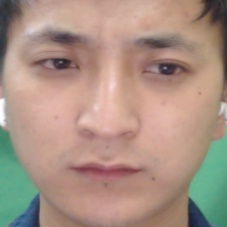
#> input picture testData/CAS-10/0001.jpg, 227 x 227 px
$ python TV-L1V5.py
#> lines starting #> are read from the running program, lines starting #| are printed output that depends on the picture; after the words box and inside, x2 and y2 are one past the last pixel; in counts of white or black regions, pixels touching at a corner belong together
# test two Flow picture
# 获取测试集光流图片
import cv2
import numpy as np
import json
import os

def get_videos(dir):
#> called with dir = 'testData'
    videos = {}
    for dirpath,_,filenames in os.walk(dir):
        pho_files = [f for f in filenames if f.endswith('.jpg')]
        if pho_files:
            frames = [os.path.join(dirpath, f) for f in pho_files]
            frames_sorted = sorted(frames, key = lambda x: int(os.path.splitext(os.path.basename(x))[0]))
            videos[dirpath] = frames_sorted
#> pass 2 of the loop in get_videos, `for dirpath,_,filenames in os.walk(dir):`:
    return videos

if __name__ == "__main__":

    crop_times = 2
    resize = 227

    current_dir = os.path.dirname(os.path.realpath(__file__))
    dir = os.path.join(current_dir, 'testData')
    videos = get_videos(dir)
    for video,frames in videos.items():
        # print("mmmmmmmmmmmmmmmmmm",video)
        # 读取两帧灰度图像
        start = frames[0]
        print(start)
        end = frames[-1]
        prev_gray = cv2.imread(start, cv2.IMREAD_GRAYSCALE)
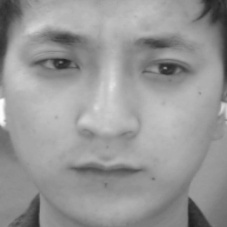
#> prev_gray: shape (227, 227); min 30, max 254, mean 151.6
        next_gray = cv2.imread(end, cv2.IMREAD_GRAYSCALE)

        # 使用特征点匹配估计全局运动
        orb = cv2.ORB_create(500)
        kp1, des1 = orb.detectAndCompute(prev_gray, None)
#> kp1 = 81 keypoints; strongest (x, y, size): (161, 66, 31), (165, 68, 31), (161, 64, 53.6), (161, 71, 53.6)
        kp2, des2 = orb.detectAndCompute(next_gray, None)
#> kp2 has the same summary as kp1

        bf = cv2.BFMatcher(cv2.NORM_HAMMING, crossCheck=True)
        matches = bf.match(des1, des2)
#> matches = 81 matches
        matches = sorted(matches, key=lambda x: x.distance)

        # 提取匹配点坐标
        pts1 = np.float32([kp1[m.queryIdx].pt for m in matches]).reshape(-1, 1, 2)
#> pts1 = 81 rows, first 8: [146, 42], [52, 59], [69, 61], [49, 62], [60, 62], [35, 63], [160, 64], [162, 64]
        pts2 = np.float32([kp2[m.trainIdx].pt for m in matches]).reshape(-1, 1, 2)
#> pts2 has the same summary as pts1

        # 估计仿射变换矩阵
        M, inliers = cv2.estimateAffinePartial2D(pts2, pts1, method=cv2.RANSAC, ransacReprojThreshold=5.0)
#> M = [[1, 0, 0], [0, 1, 0]]; inliers = 81 values from 1 to 1

        # 将其对齐到前一帧
        h, w = prev_gray.shape
#> h = 227; w = 227
        next_warped = cv2.warpAffine(next_gray, M, (w, h))

        # 创建 TV-L1 光流估计器
        optical_flow = cv2.optflow.DualTVL1OpticalFlow_create()
        optical_flow.setTau(0.25) # 时间步长 (time step)，较小值意味着收敛更稳定，但可能更慢。
        optical_flow.setLambda(0.2) # TV-L1 模型的平滑项权重 (smoothness weight)，平衡光滑和数据项。
        optical_flow.setTheta(0.4) # 主要用于增稳，取值通常在 0.3~0.5。
        optical_flow.setScalesNumber(5) # 金字塔层数，层数多可更好处理大位移，但速度更慢。
        optical_flow.setWarpingsNumber(5) # 	每层金字塔的迭代数。
        optical_flow.setEpsilon(0.01) # 迭代收敛的容差，越小收敛精度更高，代价是更慢。
        optical_flow.setInnerIterations(30) # 每层光流迭代的内循环次数。
        optical_flow.setOuterIterations(10) # 	每层光流迭代的外循环次数。
        optical_flow.setScaleStep(0.8) # 金字塔层之间的缩放系数。
        optical_flow.setGamma(0.0) # 亮度项的平滑参数（对比度权重）。
        optical_flow.setMedianFiltering(5) # 中值滤波核大小（0 关闭中值滤波，>0 启用）。
        optical_flow.setUseInitialFlow(False) # 是否使用初始光流（可选，若你有初始光流预测）。


        # 计算光流
        flow = optical_flow.calc(prev_gray, next_warped, None)
        # 计算平均光流
        mean_flow = np.mean(flow.reshape(-1, 2), axis=0)
#> mean_flow = [0, 0]
        # 减去平均光流
        flow = flow - mean_flow
        # # 双边滤波
        # flow[..., 0] = cv2.bilateralFilter(flow[..., 0], d=9, sigmaColor=75, sigmaSpace=75)
        # flow[..., 1] = cv2.bilateralFilter(flow[..., 1], d=9, sigmaColor=75, sigmaSpace=75)
        # 高斯滤波
        flow[..., 0] = cv2.GaussianBlur(flow[..., 0], (5, 5), 0)
        flow[..., 1] = cv2.GaussianBlur(flow[..., 1], (5, 5), 0)

        # 可视化光流
        magnitude, angle = cv2.cartToPolar(flow[..., 0], flow[..., 1])
#> magnitude: shape (227, 227) float32; every value is 0

        hsv = np.zeros((prev_gray.shape[0], prev_gray.shape[1], 3), dtype=np.uint8)
        hsv[..., 0] = angle * 180 / np.pi / 2
#> hsv: shape (227, 227, 3); every value is 0
        hsv[..., 1] = 255
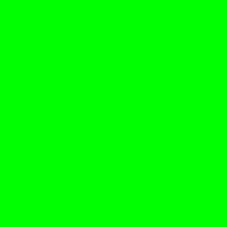
#> hsv: shape (227, 227, 3); mean of channels 0, 1, 2 0, 255, 0; drawn as B, G, R
        hsv[..., 2] = cv2.normalize(magnitude, None, 0, 255, cv2.NORM_MINMAX)
        flow_rgb = cv2.cvtColor(hsv, cv2.COLOR_HSV2BGR)
        # 与灰度图映射
        edges = cv2.Canny(prev_gray, 40, 120)
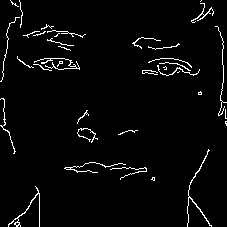
#> edges: shape (227, 227); 3.2% white in thin lines or dots
        edges_dilated = cv2.dilate(edges, None, iterations=2)
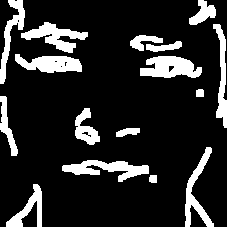
#> edges_dilated: shape (227, 227); 15.9% white; 16 white regions, largest, box (x1, y1, x2, y2) and area: (140, 56, 202, 78) 964, (62, 160, 149, 182) 909, (21, 22, 88, 53) 856
        flow_rgb_masked = cv2.bitwise_and(flow_rgb, flow_rgb, mask=edges_dilated)
        # cv2.imwrite("TV-L1V5-flow.png", flow_rgb_masked)

        # 灰度图转三通道rgb
        prev_gray_rgb = cv2.cvtColor(prev_gray, cv2.COLOR_GRAY2BGR)
        # 按一定比例混合光流可视化结果和原灰度图
        alpha = 0.7  # 0～1
        overlay = cv2.addWeighted(prev_gray_rgb, alpha, flow_rgb_masked, 1 - alpha, 0)
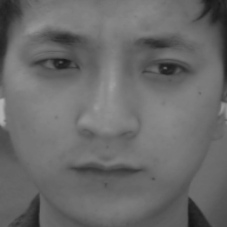
#> overlay: shape (227, 227, 3); min 21, max 178, mean 106.2
        save_file = os.path.join("/media/ph/208B-304E/projectVQA/MEGC2025VQA/Processed/test2", 'TV')
        if not os.path.exists(save_file): os.makedirs(save_file)
        img_name = start.split('/')[-2]
        save_path = '{}/{}.jpg'.format(save_file, img_name)
        print(save_path)
        cv2.imwrite(save_path, flow_rgb_masked)
#> pass 2 of the loop `for video,frames in videos.items():`:
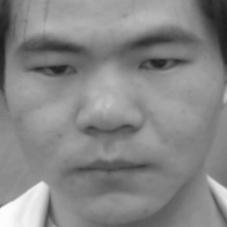
#> input picture testData/CAS-1/0001.jpg, 227 x 227 px
#> prev_gray is the input picture: shape (227, 227); min 28, max 255, mean 134.4
#> kp1 = 47 keypoints; strongest (x, y, size): (41, 182, 37.2), (42, 181, 31), (162, 60, 53.6), (164, 60, 44.6)
#> kp2 has the same summary as kp1
#> matches = 47 matches
#> pts1 = 47 rows, first 8: [152, 61], [165, 61], [148, 63], [65, 66], [140, 67], [51, 68], [75, 71], [42, 181]
#> pts2 has the same summary as pts1
#> inliers = 47 values from 1 to 1
#> `edges = cv2.Canny(prev_gray, 40, 120)`:
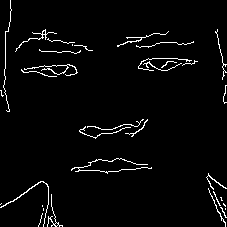
#> edges: shape (227, 227); 3.1% white in thin lines or dots
#> edges_dilated: shape (227, 227); 15.5% white; 11 white regions, largest, box (x1, y1, x2, y2) and area: (13, 27, 95, 56) 1003, (0, 179, 65, 227) 986, (77, 117, 150, 141) 906
#> `overlay = cv2.addWeighted(prev_gray_rgb, alpha, flow_rgb_masked, 1 - a..`:
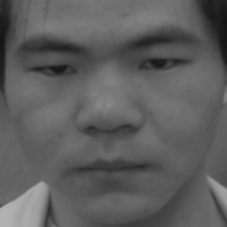
#> overlay: shape (227, 227, 3); min 20, max 178, mean 94.1
        # 保存叠加图像
        # cv2.imwrite(save_path, overlay)
        # break
